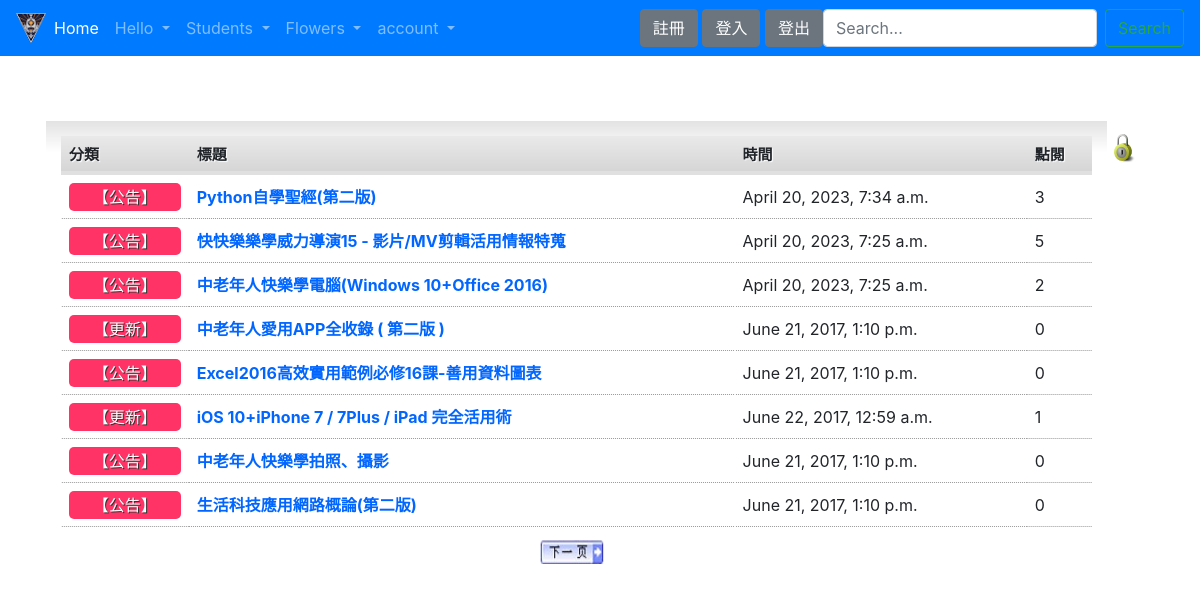
The page /newsindex/ on the database its author committed.
### news/models.py (models this page shows, shortened)
class NewsUnit(models.Model):
    catego = models.CharField(max_length=10, null=False)
    nickname = models.CharField(max_length=20, null=False)
    title = models.CharField(max_length=50, null=False)
    message = models.TextField(null=False)
    pubtime = models.DateTimeField(auto_now=True)
    enabled = models.BooleanField(default=False)
    press = models.IntegerField(default=0)

### news/views.py (the view)
# urls.py: path('newsindex/', nviews.index),
def index(request, pageindex=None):  #首頁
	global page1
	pagesize = 8
	newsall = models.NewsUnit.objects.all().order_by('-id')
	datasize = len(newsall)
	totpage = math.ceil(datasize / pagesize)
	if pageindex==None:
		page1 = 1
		newsunits = models.NewsUnit.objects.filter(enabled=True).order_by('-id')[:pagesize]
	elif pageindex=='1':
		start = (page1-2)*pagesize
		if start >= 0:
			newsunits = models.NewsUnit.objects.filter(enabled=True).order_by('-id')[start:(start+pagesize)]
			page1 -= 1
	elif pageindex=='2':
		start = page1*pagesize
		if start < datasize:
			newsunits = models.NewsUnit.objects.filter(enabled=True).order_by('-id')[start:(start+pagesize)]
			page1 += 1
	elif pageindex=='3':
		start = (page1-1)*pagesize
		newsunits = models.NewsUnit.objects.filter(enabled=True).order_by('-id')[start:(start+pagesize)]
	currentpage = page1
	return render(request, "news/index.html", locals())

### templates/news/index.html (shortened to what this page needs)
{% extends 'base.html' %}
{% block content %}
{% load static %}
<br>
<br>
<br>
<br>
<br>
{% block login %}
	<div class="toplogin">
		<a href="/newslogin/" title="登入管理介面">
		<img src="{% static 'images/Lock.png' %}" alt="登入管理介面" width="32" height="32" /></a>
	</div>
{% endblock %}
	<div class="contentbox">
		<table width="100%">
		<tr>
		  <th align="left">分類</th>
		  <th align="left">標題</th>
		  <th align="left">時間</th>
		  <th align="left">點閱</th>
		</tr>
		{% for unit in newsunits %}
			<tr class="alt">
			<td><div class="typeblock">【{{ unit.catego }}】</div></td>
			<td><a href="/newsdetail/{{unit.id}}/">{{ unit.title }}</a></td>
			<td>{{ unit.pubtime }}</td>
			<td>{{ unit.press }}</td>
			</tr>
		{% empty %}
			<div class="status warning">
				<p><img src="{% static 'images/icon_warning.png' %}" alt="Warning" /><span>注意</span> 目前新聞資料庫中沒有任何資料！</p>
			</div>
		{% endfor %}
		</table>
		<div class="topfunction">
		{% if currentpage < totpage %}
			<a href="/newsindex/2/" title="下一頁">
			<img src="{% static 'images/nextpage.png' %}" alt="下一頁" width="64" height="24" /></a>
		{% endif %}
		</div>
	</div>
{% endblock %}

### static/css/style.css (style rules this page uses)
html, body { height: 100%; }
body { height: 100%; font-family: Arial, Helvetica, sans-serif; font-size: 13px; margin: 0; padding: 0; background:#eaeaea }
img { border: none; }
table { border-collapse: collapse; }
th,td { padding: 8px; }
tr.alt td { background : url(images/dot.gif) repeat-x bottom; }
th { background: #E0E0E0 url(images/bg_th.png) repeat-x top; text-shadow: 1px 1px 1px #fff; font-size: 15px; }
table tr td a { text-decoration: none; font-weight: bold; color: #06F; }
.topfunction { height: 30px; margin-top: 12px; margin-right: auto; margin-left: auto; text-align: center; }
.topfunction img { margin-right: 10px; }
.toplogin { height: 30px; float: right; margin-top: 12px; margin-right: 5px; text-align: right; }
.toplogin img { margin-right: 10px; }
.contentbox { overflow: auto; border: 1px solid #fff; padding: 15px; background: #fff url(images/bg_fade_med.png) repeat-x top; border-bottom-left-radius: 10px; border-bottom-right-radius: 10px; -moz-border-radius-bottomright: 10px; -moz-border-radius-bottomleft: 10px; }
.typeblock { color: #FFF; background-color: #F36; padding: 2px 5px; text-align: center; text-shadow: 1px 1px #333; border-radius: 5px; }

### rows shown on the page
NewsUnit: catego "公告", title "Python自學聖經(第二版)", pubtime "April 20, 2023, 7:34 a.m.", press "3"
NewsUnit: catego "公告", title "快快樂樂學威力導演15 - 影片/MV剪輯活用情報特蒐", pubtime "April 20, 2023, 7:25 a.m.", press "5"
NewsUnit: catego "公告", title "中老年人快樂學電腦(Windows 10+Office 2016)", pubtime "April 20, 2023, 7:25 a.m.", press "2"
NewsUnit: catego "更新", title "中老年人愛用APP全收錄 ( 第二版 )", pubtime "June 21, 2017, 1:10 p.m.", press "0"
NewsUnit: catego "公告", title "Excel2016高效實用範例必修16課-善用資料圖表", pubtime "June 21, 2017, 1:10 p.m.", press "0"
NewsUnit: catego "更新", title "iOS 10+iPhone 7 / 7Plus / iPad 完全活用術", pubtime "June 22, 2017, 12:59 a.m.", press "1"
NewsUnit: catego "公告", title "中老年人快樂學拍照、攝影", pubtime "June 21, 2017, 1:10 p.m.", press "0"
NewsUnit: catego "公告", title "生活科技應用網路概論(第二版)", pubtime "June 21, 2017, 1:10 p.m.", press "0"
